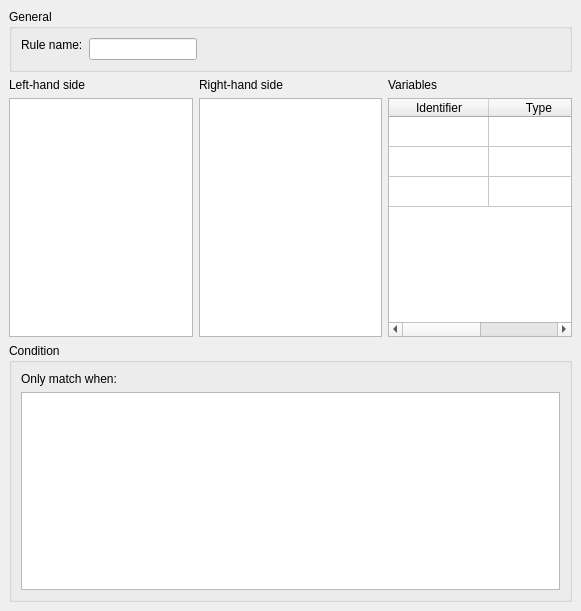
<?xml version="1.0" encoding="UTF-8"?>
<ui version="4.0">
 <class>RuleEdit</class>
 <widget class="QWidget" name="RuleEdit">
  <property name="geometry">
   <rect>
    <x>0</x>
    <y>0</y>
    <width>581</width>
    <height>611</height>
   </rect>
  </property>
  <property name="windowTitle">
   <string>Form</string>
  </property>
  <layout class="QVBoxLayout" name="verticalLayout">
   <property name="margin">
    <number>9</number>
   </property>
   <item>
    <widget class="QGroupBox" name="generalGroup">
     <property name="sizePolicy">
      <sizepolicy hsizetype="Preferred" vsizetype="Minimum">
       <horstretch>0</horstretch>
       <verstretch>0</verstretch>
      </sizepolicy>
     </property>
     <property name="title">
      <string>General</string>
     </property>
     <layout class="QFormLayout" name="formLayout">
      <property name="fieldGrowthPolicy">
       <enum>QFormLayout::FieldsStayAtSizeHint</enum>
      </property>
      <item row="0" column="0">
       <widget class="QLabel" name="nameLabel">
        <property name="sizePolicy">
         <sizepolicy hsizetype="Preferred" vsizetype="Fixed">
          <horstretch>0</horstretch>
          <verstretch>0</verstretch>
         </sizepolicy>
        </property>
        <property name="text">
         <string>Rule name:</string>
        </property>
       </widget>
      </item>
      <item row="0" column="1">
       <widget class="QLineEdit" name="nameEdit"/>
      </item>
     </layout>
    </widget>
   </item>
   <item>
    <layout class="QHBoxLayout" name="horizontalLayout_2">
     <item>
      <layout class="QVBoxLayout" name="verticalLayout_6">
       <item>
        <widget class="QLabel" name="label_3">
         <property name="text">
          <string>Left-hand side</string>
         </property>
        </widget>
       </item>
       <item>
        <widget class="Developer::GraphWidget" name="lhsGraph"/>
       </item>
      </layout>
     </item>
     <item>
      <layout class="QVBoxLayout" name="verticalLayout_4">
       <item>
        <widget class="QLabel" name="label_4">
         <property name="text">
          <string>Right-hand side</string>
         </property>
        </widget>
       </item>
       <item>
        <widget class="Developer::GraphWidget" name="rhsGraph"/>
       </item>
      </layout>
     </item>
     <item>
      <layout class="QVBoxLayout" name="variablesLayout">
       <item>
        <layout class="QHBoxLayout" name="variablesLabelLayout">
         <item>
          <widget class="QLabel" name="variablesLabel">
           <property name="text">
            <string>Variables</string>
           </property>
          </widget>
         </item>
        </layout>
       </item>
       <item>
        <widget class="QTableWidget" name="variablesWidget">
         <property name="maximumSize">
          <size>
           <width>260</width>
           <height>16777215</height>
          </size>
         </property>
         <attribute name="horizontalHeaderStretchLastSection">
          <bool>true</bool>
         </attribute>
         <attribute name="verticalHeaderVisible">
          <bool>false</bool>
         </attribute>
         <row>
          <property name="text">
           <string>New Row</string>
          </property>
         </row>
         <row>
          <property name="text">
           <string>New Row</string>
          </property>
         </row>
         <row>
          <property name="text">
           <string>New Row</string>
          </property>
         </row>
         <column>
          <property name="text">
           <string>Identifier</string>
          </property>
         </column>
         <column>
          <property name="text">
           <string>Type</string>
          </property>
         </column>
         <item row="0" column="0">
          <property name="text">
           <string/>
          </property>
         </item>
        </widget>
       </item>
      </layout>
     </item>
    </layout>
   </item>
   <item>
    <widget class="QGroupBox" name="behaviourGroup">
     <property name="sizePolicy">
      <sizepolicy hsizetype="Preferred" vsizetype="Minimum">
       <horstretch>0</horstretch>
       <verstretch>0</verstretch>
      </sizepolicy>
     </property>
     <property name="title">
      <string>Condition</string>
     </property>
     <layout class="QVBoxLayout" name="verticalLayout_2">
      <item>
       <widget class="QLabel" name="conditionsLabel">
        <property name="sizePolicy">
         <sizepolicy hsizetype="Preferred" vsizetype="Fixed">
          <horstretch>0</horstretch>
          <verstretch>0</verstretch>
         </sizepolicy>
        </property>
        <property name="text">
         <string>Only match when:</string>
        </property>
       </widget>
      </item>
      <item>
       <widget class="Developer::ConditionEditor" name="conditionsEdit"/>
      </item>
     </layout>
    </widget>
   </item>
  </layout>
 </widget>
 <customwidgets>
  <customwidget>
   <class>Developer::GraphWidget</class>
   <extends>QGraphicsView</extends>
   <header>graphview/graphwidget.hpp</header>
  </customwidget>
  <customwidget>
   <class>Developer::ConditionEditor</class>
   <extends>QPlainTextEdit</extends>
   <header>conditioneditor.hpp</header>
  </customwidget>
 </customwidgets>
 <resources/>
 <connections>
  <connection>
   <sender>nameEdit</sender>
   <signal>textEdited(QString)</signal>
   <receiver>RuleEdit</receiver>
   <slot>nameChanged(QString)</slot>
   <hints>
    <hint type="sourcelabel">
     <x>318</x>
     <y>47</y>
    </hint>
    <hint type="destinationlabel">
     <x>606</x>
     <y>58</y>
    </hint>
   </hints>
  </connection>
  <connection>
   <sender>conditionsEdit</sender>
   <signal>textChanged()</signal>
   <receiver>RuleEdit</receiver>
   <slot>conditionChanged()</slot>
   <hints>
    <hint type="sourcelabel">
     <x>508</x>
     <y>535</y>
    </hint>
    <hint type="destinationlabel">
     <x>607</x>
     <y>599</y>
    </hint>
   </hints>
  </connection>
 </connections>
 <slots>
  <slot>showInjectiveHelp()</slot>
  <slot>nameChanged(QString)</slot>
  <slot>documentationChanged()</slot>
  <slot>lhsChanged()</slot>
  <slot>rhsChanged()</slot>
  <slot>injectiveChanged(int)</slot>
  <slot>conditionChanged()</slot>
 </slots>
</ui>
